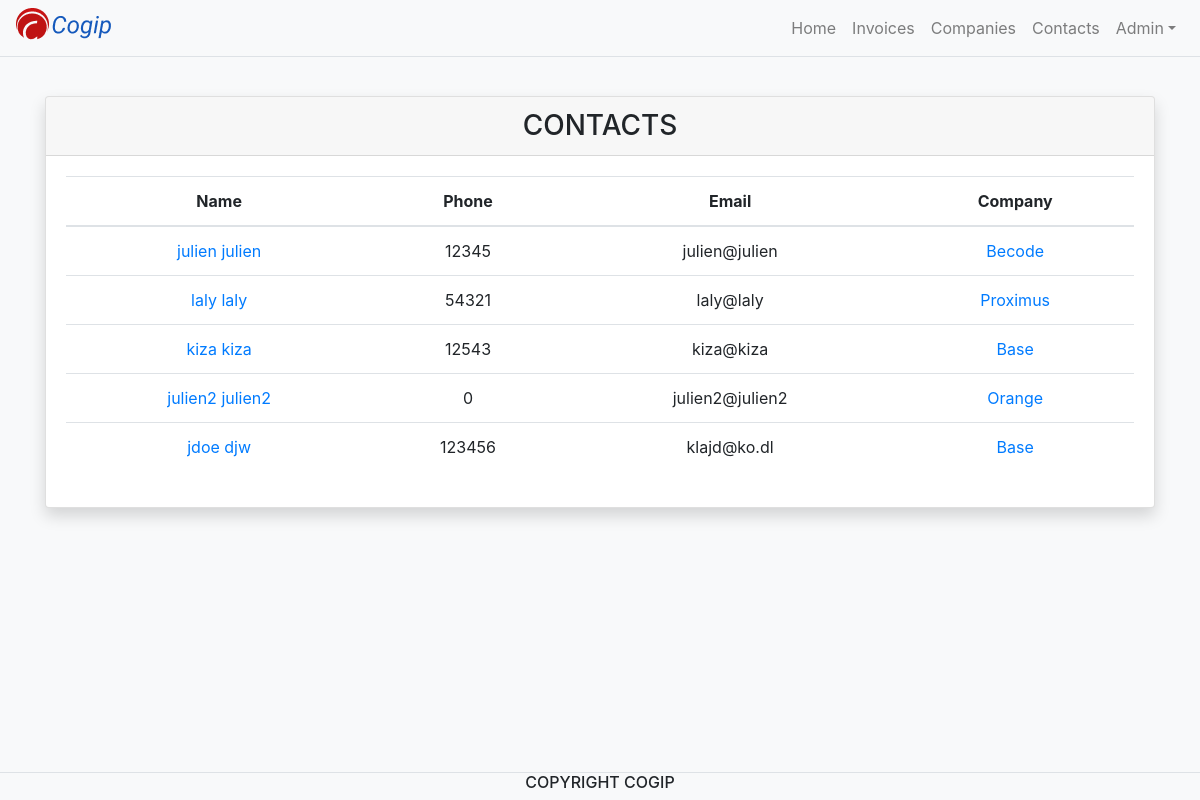
Screenshot of /?value=contacts with the database file from the repository.
### tables this page shows
CREATE TABLE `contacts` (
  `id` int(11) NOT NULL,
  `first_name` varchar(60) NOT NULL,
  `last_name` varchar(60) NOT NULL,
  `email` varchar(80) NOT NULL,
  `phone` int(60) NOT NULL,
  `id_companies` int(20) NOT NULL
);

CREATE TABLE `companies` (
  `id` int(11) NOT NULL,
  `name` varchar(60) NOT NULL,
  `country` varchar(60) NOT NULL,
  `VAT` varchar(80) NOT NULL,
  `id_type_companies` int(5) NOT NULL
);

### controller/controller.php (called while the page is built, shortened)
<?php
require 'model/model.php';
function displayContact(){
    $req = queryContact();
    include 'view/contactsView.php';
}
?>

### model/model.php (called while the page is built, shortened)
<?php
function dbConnect()
{
    try{
        $db = new PDO ('mysql:host=database;dbname=Cogip','root','root');
        return $db;
    }
    catch(Exeption $e)
    {
        die('Erreur: '.$e->getMessage());
    }
}
function queryContact(){
    $db = dbConnect();
    $req = $db -> prepare("SELECT cont.id AS cont_id, cont.first_name, cont.last_name, cont.phone, cont.email, com.id AS com_id, com.name AS name
                           FROM contacts AS cont
                           JOIN companies AS com
                           ON cont.id_companies = com.id");
    $req-> execute();
    return $req;
}
?>

### view/contactsView.php (the view)
<?php
    $contact = $req -> fetchAll(PDO::FETCH_ASSOC);
?>
<div class="card shadow mt-5">
    <div class="card-header text-center h3">
        CONTACTS
    </div>
    <div class="card-body">
        <table class="table">
            <thead>
                <tr class="text-center">
                    <th>Name</th>
                    <th>Phone</th>
                    <th>Email</th>
                    <th>Company</th>
                </tr>
            </thead>
            <tbody>
                <?php
foreach($contact as $key){
    $urlContact = $key['cont_id'];
    $urlCompany = $key['com_id'];
    $firstname = $key['first_name'];
    $lastname = $key['last_name'];
    $phone = $key['phone'];
    $email = $key['email'];
    $name = $key['name'];
    $valueContact = 'contacts';
    $valueCompany = 'companies';
echo <<<EOF
<tr class="text-center"><td><a href="?id=$urlContact&value=$valueContact">$firstname $lastname</a></td><td>$phone</td><td>$email</td><td><a href="?id=$urlCompany&value=$valueCompany">$name</a></td></tr>
EOF;
}
?>
            </tbody>
        </table>
    </div>
</div>

### rows the page displays
contacts: first_name "julien", last_name "julien", phone "12345", email "julien@julien", id_companies.name "Becode"
contacts: first_name "laly", last_name "laly", phone "54321", email "laly@laly", id_companies.name "Proximus"
contacts: first_name "kiza", last_name "kiza", phone "12543", email "kiza@kiza", id_companies.name "Base"
contacts: first_name "julien2", last_name "julien2", phone "0", email "julien2@julien2", id_companies.name "Orange"
contacts: first_name "jdoe", last_name "djw", phone "123456", email "klajd@ko.dl", id_companies.name "Base"
